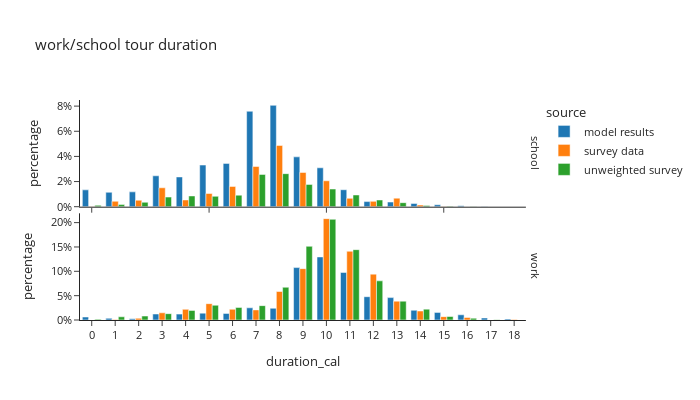

This figure's notebook cell:
### Code cell
ws_tour_data['duration_cal'] = ws_tour_data['end'] - ws_tour_data['start']

df_plot = ws_tour_data.groupby(['source','tour_type','duration_cal'])[['trip_weight_2017_2019']].sum().reset_index()
df_plot['percentage'] = df_plot.groupby(['source'], group_keys=False)['trip_weight_2017_2019']. \
    apply(lambda x: x / float(x.sum()))

fig = px.bar(df_plot, x="duration_cal", y="percentage", color="source",barmode="group", template="simple_white",
             facet_row='tour_type',
             # color_discrete_sequence=config['psrc_color'],
             title="work/school tour duration")
fig.for_each_annotation(lambda a: a.update(text = a.text.split("=")[-1]))
fig.update_layout(height=400, width=700, font=dict(size=11), yaxis1=dict(tickformat=".0%"), yaxis2=dict(tickformat=".0%", matches=None), xaxis=dict(dtick="1"))
fig.show()

### Figure 1 — Plotly figure (JSON) as saved in the notebook; plotly's stock layout.template omitted (floating-point values rounded to 4 significant figures)
{"data": [{"alignmentgroup": "True", "hovertemplate": "source=model results<br>tour_type=school<br>duration_cal=%{x}<br>percentage=%{y}<extra></extra>", "legendgroup": "model results", "marker": {"color": "#1F77B4", "pattern": {"shape": ""}}, "name": "model results", "offsetgroup": "model results", "orientation": "v", "showlegend": true, "textposition": "auto", "type": "bar", "x": [0.0, 1.0, 2.0, 3.0, 4.0, 5.0, 6.0, 7.0, 8.0, 9.0, 10.0, 11.0, 12.0, 13.0, 14.0, 15.0, 16.0, 17.0, 18.0], "xaxis": "x2", "y": [0.01341, 0.01146, 0.01181, 0.02457, 0.02366, 0.03312, 0.03445, 0.07592, 0.08063, 0.03964, 0.03094, 0.0135, 0.004061, 0.003708, 0.002594, 0.001548, 0.000732, 0.0001304, 1.047e-05], "yaxis": "y2"}, {"alignmentgroup": "True", "hovertemplate": "source=model results<br>tour_type=work<br>duration_cal=%{x}<br>percentage=%{y}<extra></extra>", "legendgroup": "model results", "marker": {"color": "#1F77B4", "pattern": {"shape": ""}}, "name": "model results", "offsetgroup": "model results", "orientation": "v", "showlegend": false, "textposition": "auto", "type": "bar", "x": [0.0, 1.0, 2.0, 3.0, 4.0, 5.0, 6.0, 7.0, 8.0, 9.0, 10.0, 11.0, 12.0, 13.0, 14.0, 15.0, 16.0, 17.0, 18.0], "xaxis": "x", "y": [0.006118, 0.003481, 0.002373, 0.01229, 0.01208, 0.01409, 0.01353, 0.02502, 0.02408, 0.1077, 0.1295, 0.09766, 0.04783, 0.04598, 0.02006, 0.01566, 0.01065, 0.004142, 0.001907], "yaxis": "y"}, {"alignmentgroup": "True", "hovertemplate": "source=survey data<br>tour_type=school<br>duration_cal=%{x}<br>percentage=%{y}<extra></extra>", "legendgroup": "survey data", "marker": {"color": "#FF7F0E", "pattern": {"shape": ""}}, "name": "survey data", "offsetgroup": "survey data", "orientation": "v", "showlegend": true, "textposition": "auto", "type": "bar", "x": [0.0, 1.0, 2.0, 3.0, 4.0, 5.0, 6.0, 7.0, 8.0, 9.0, 10.0, 11.0, 12.0, 13.0, 14.0, 15.0, 16.0], "xaxis": "x2", "y": [8.733e-05, 0.004299, 0.005136, 0.01504, 0.005362, 0.01052, 0.01612, 0.03198, 0.04872, 0.02723, 0.02061, 0.006631, 0.004251, 0.006802, 0.001292, 0.0001196, 3.195e-05], "yaxis": "y2"}, {"alignmentgroup": "True", "hovertemplate": "source=survey data<br>tour_type=work<br>duration_cal=%{x}<br>percentage=%{y}<extra></extra>", "legendgroup": "survey data", "marker": {"color": "#FF7F0E", "pattern": {"shape": ""}}, "name": "survey data", "offsetgroup": "survey data", "orientation": "v", "showlegend": false, "textposition": "auto", "type": "bar", "x": [0.0, 1.0, 2.0, 3.0, 4.0, 5.0, 6.0, 7.0, 8.0, 9.0, 10.0, 11.0, 12.0, 13.0, 14.0, 15.0, 16.0, 17.0, 18.0], "xaxis": "x", "y": [0.0002368, 0.001071, 0.003504, 0.0148, 0.02191, 0.03355, 0.02196, 0.02076, 0.05854, 0.1055, 0.2082, 0.1412, 0.09422, 0.03865, 0.01843, 0.00693, 0.00521, 1.487e-06, 0.001111], "yaxis": "y"}, {"alignmentgroup": "True", "hovertemplate": "source=unweighted survey<br>tour_type=school<br>duration_cal=%{x}<br>percentage=%{y}<extra></extra>", "legendgroup": "unweighted survey", "marker": {"color": "#2CA02C", "pattern": {"shape": ""}}, "name": "unweighted survey", "offsetgroup": "unweighted survey", "orientation": "v", "showlegend": true, "textposition": "auto", "type": "bar", "x": [0.0, 1.0, 2.0, 3.0, 4.0, 5.0, 6.0, 7.0, 8.0, 9.0, 10.0, 11.0, 12.0, 13.0, 14.0, 15.0, 16.0], "xaxis": "x2", "y": [0.00107, 0.001681, 0.003516, 0.007643, 0.00856, 0.008254, 0.009172, 0.02568, 0.02629, 0.01773, 0.01406, 0.009324, 0.00535, 0.00321, 0.0009172, 0.0003057, 0.0001529], "yaxis": "y2"}, {"alignmentgroup": "True", "hovertemplate": "source=unweighted survey<br>tour_type=work<br>duration_cal=%{x}<br>percentage=%{y}<extra></extra>", "legendgroup": "unweighted survey", "marker": {"color": "#2CA02C", "pattern": {"shape": ""}}, "name": "unweighted survey", "offsetgroup": "unweighted survey", "orientation": "v", "showlegend": false, "textposition": "auto", "type": "bar", "x": [0.0, 1.0, 2.0, 3.0, 4.0, 5.0, 6.0, 7.0, 8.0, 9.0, 10.0, 11.0, 12.0, 13.0, 14.0, 15.0, 16.0, 17.0, 18.0], "xaxis": "x", "y": [0.001529, 0.006573, 0.008101, 0.01299, 0.01972, 0.03027, 0.02583, 0.0295, 0.06726, 0.1513, 0.2068, 0.1445, 0.0804, 0.03867, 0.02232, 0.007184, 0.003669, 0.0003057, 0.0001529], "yaxis": "y"}], "layout": {"annotations": [{"font": {}, "showarrow": false, "text": "work", "textangle": 90, "x": 0.98, "xanchor": "left", "xref": "paper", "y": 0.2425, "yanchor": "middle", "yref": "paper"}, {"font": {}, "showarrow": false, "text": "school", "textangle": 90, "x": 0.98, "xanchor": "left", "xref": "paper", "y": 0.7575, "yanchor": "middle", "yref": "paper"}], "barmode": "group", "font": {"size": 11}, "height": 400, "legend": {"title": {"text": "source"}, "tracegroupgap": 0}, "title": {"text": "work/school tour duration"}, "width": 700, "xaxis": {"anchor": "y", "domain": [0.0, 0.98], "dtick": "1", "title": {"text": "duration_cal"}}, "xaxis2": {"anchor": "y2", "domain": [0.0, 0.98], "matches": "x", "showticklabels": false}, "yaxis": {"anchor": "x", "domain": [0.0, 0.485], "tickformat": ".0%", "title": {"text": "percentage"}}, "yaxis2": {"anchor": "x2", "domain": [0.515, 1.0], "tickformat": ".0%", "title": {"text": "percentage"}}}}
